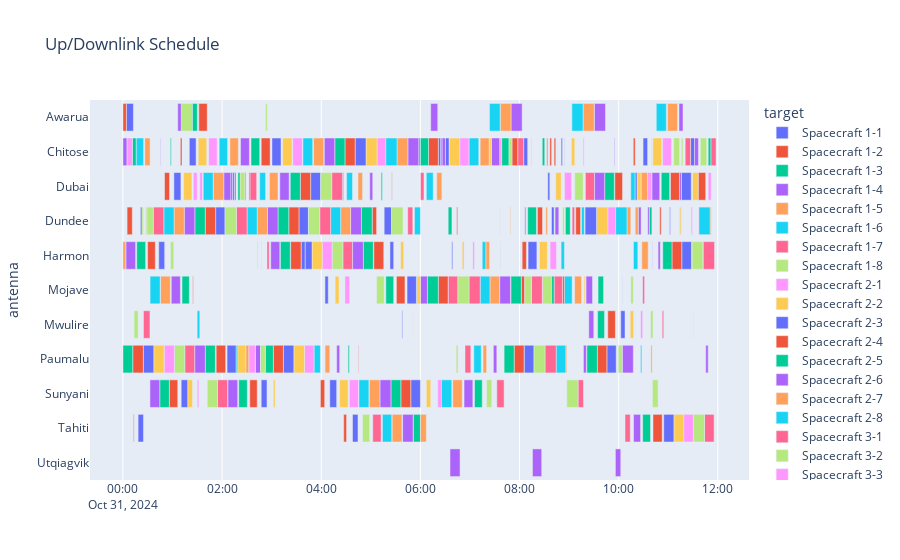
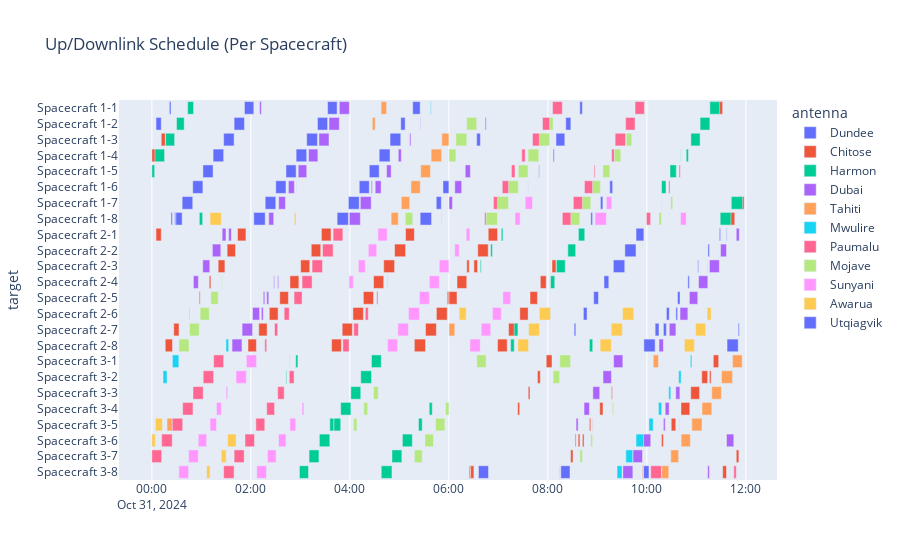

The code cell stored with these charts, in order, in its notebook:
### Markdown cell above
## Contact Schedule

By accessing the simulation results of the `ContactScheduler` block, we can see the schedule that was generated. Note
that some of the colors are duplicated, but you can hover/zoom in on the interactive plot to see more information about
each contact.

### Code cell
def make_contact_schedule_plots(template, ground_segment_results):
    plot_data = schedule_table(template, ground_segment_results)
    fig = px.timeline(plot_data, x_start='start', x_end='end', y='antenna', color='target', title='Up/Downlink Schedule')
    fig.update_yaxes(categoryorder='category descending')
    # Alphabetize legend
    fig.update_legends(traceorder='normal')
    fig.show()

    # Same thing, but with y-axis and legend swapped
    fig = px.timeline(plot_data, x_start='start', x_end='end', color='antenna', y='target', title='Up/Downlink Schedule (Per Spacecraft)')
    fig.update_yaxes(categoryorder='category descending')
    fig.show()

make_contact_schedule_plots(template, ground_segment_results)
